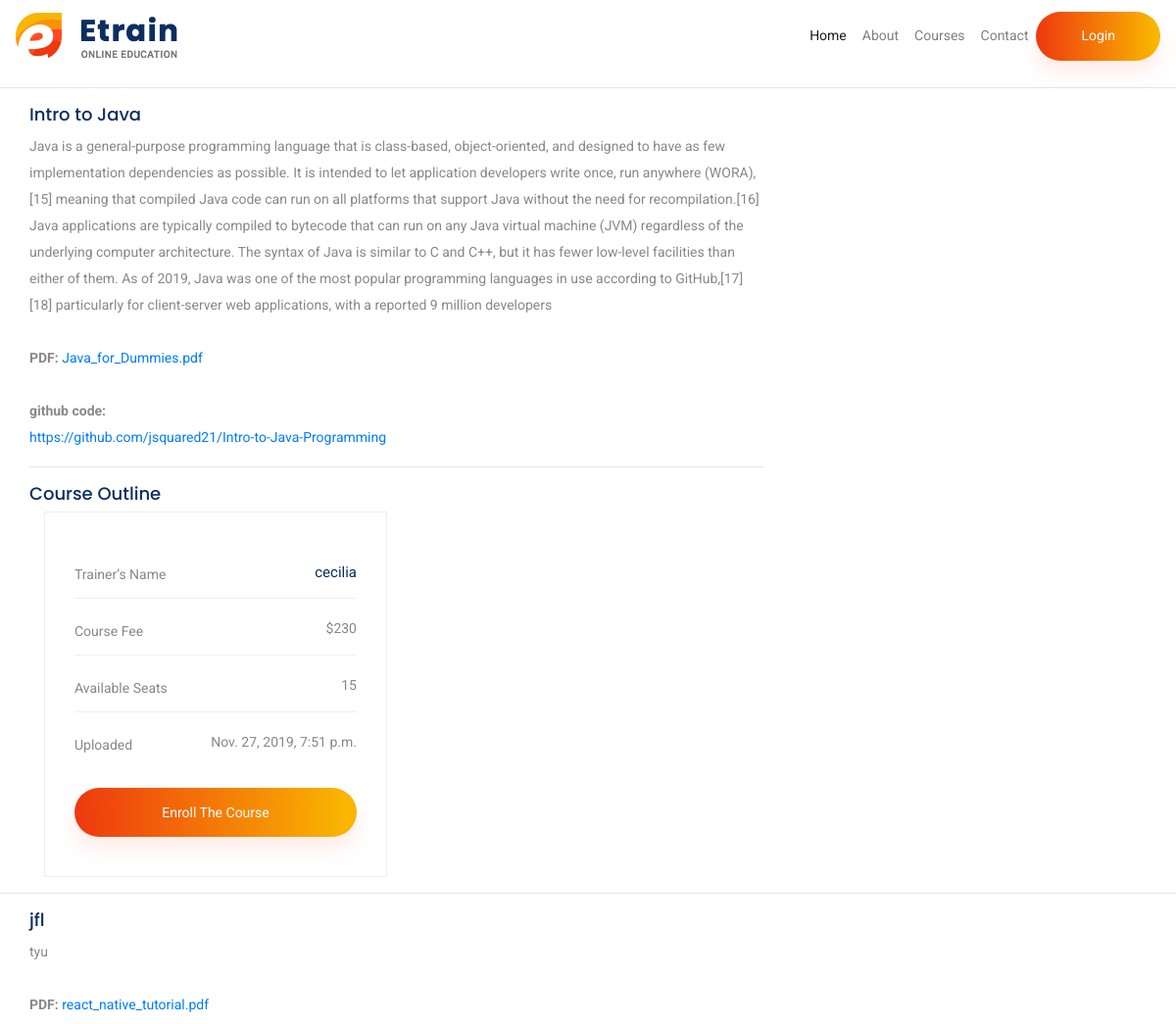
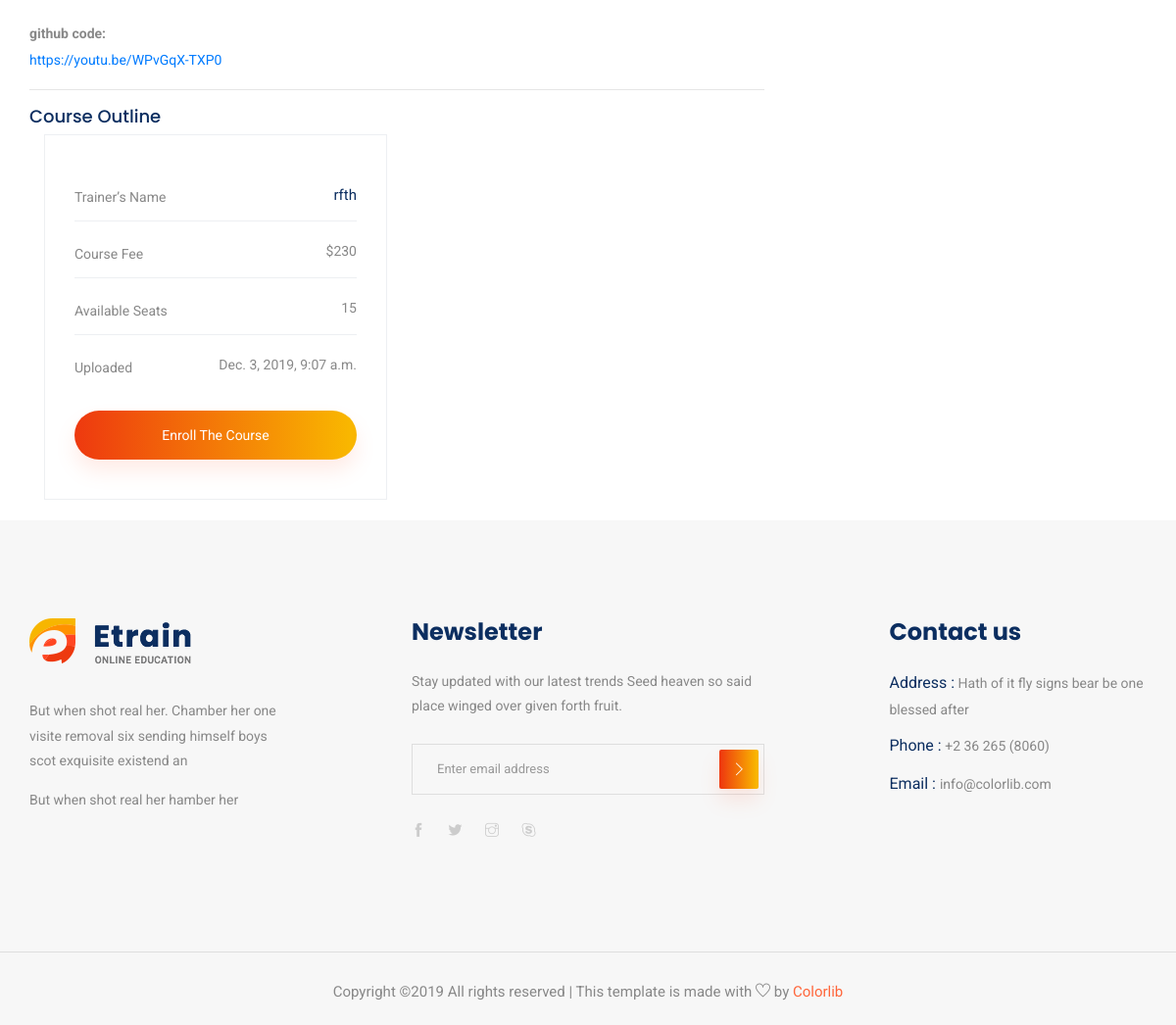
Page /Course/java/ on the committed database (2 pictures, top to bottom).
### core/models.py (models this page shows, shortened)
class CourseItem(models.Model):
    category_s = models.ForeignKey('Chapter', related_name='courseitem', default='1', null=False, on_delete=models.CASCADE)
    title = models.CharField(max_length=255, blank=False)
    lec_name = models.CharField(max_length=50, blank=False, null=False)
    description = models.TextField(blank=False, null=False)
    slug = models.SlugField(max_length=200, db_index=True, unique=True)
    video = EmbedVideoField(blank=True)
    github = models.TextField(validators=[URLValidator()], blank='True')
    pdf = models.FileField(blank=False, null='False')
    date_time = models.DateTimeField(auto_now_add='True')

### core/views.py (the view)
# urls.py: path('Course/<slug>/', CourseDetailView.as_view(), name='course_detail'),
class CourseDetailView(DetailView):
    model = Chapter
    template_name = "course-details.html"

### templates/course-details.html (shortened to what this page needs)
{% extends 'base.html' %}
{% load static %}
{% load embed_video_tags %}
{% block content %}
<body>
    {% for courseitem in chapter.courseitem.all %}
<hr>
    <section>
        <div class="container">
            <div class="row">
                <div class="col-lg-8 course_details_left">
                    <div class="content_wrapper">
                        <h4 class="title_top">{{courseitem.title}}</h4>
                        <div class="content">
                            {{courseitem.description}}
                            <br>
                            <br>
                            <p><strong>PDF:</strong>
                            <a href="{{courseitem.pdf.url}}" target="_blank">{{courseitem.pdf}}</a>
                        </p>
                            <br>
                            <p><strong>github code:</strong></p>
                             <a href ="{{courseitem.github}}" target="_blank">{{courseitem.github}}</a>
                        </div>
                            <hr>
                        <h4 class="title">Course Outline</h4>
                        </div>
                    </div>
                </div>
                <div class="col-lg-4 right-contents">
                    <div class="sidebar_top">
                        <ul>
                            <li>
                                <a class="justify-content-between d-flex" href="#">
                                    <p>Trainer’s Name</p>
                                    <span class="color">{{courseitem.lec_name}}</span>
                                </a>
                            </li>
                            <li>
                                <a class="justify-content-between d-flex" href="#">
                                    <p>Course Fee </p>
                                    <span>$230</span>
                                </a>
                            </li>
                            <li>
                                <a class="justify-content-between d-flex" href="#">
                                    <p>Available Seats </p>
                                    <span>15</span>
                                </a>
                            </li>
                            <li>
                                <a class="justify-content-between d-flex" href="#">
                                    <p>Uploaded</p>
                                    <span>{{courseitem.date_time}}</span>
                                </a>
                            </li>
                        </ul>
                        <a href="#" class="btn_1 d-block">Enroll the course</a>
                    </div>
                </div>
            </div>
        {% endfor %}
    </section>
</body>
{% endblock %}

### templates/base.html (shortened to what this page needs)
{% load static %}
    <link rel="stylesheet" href="{% static 'css/bootstrap.min.css'%}">
    <link rel="stylesheet" href="{% static 'css/animate.css'%}">
    <link rel="stylesheet" href="{% static 'css/owl.carousel.min.css'%}">
    <link rel="stylesheet" href="{% static 'css/themify-icons.css'%}">
    <link rel="stylesheet" href="{% static 'css/flaticon.css'%}">
    <link rel="stylesheet" href="{% static 'css/magnific-popup.css'%}">
    <link rel="stylesheet" href="{% static 'css/slick.css'%}">
    <link rel="stylesheet" href="{% static 'css/style.css'%}">
{% include 'extra/nav.html' %}
<body>
{% block content %}
{% endblock %}
{% include 'extra/footer.html' %}
</body>

### templates/extra/nav.html (shortened to what this page needs)
{% load static %}
<nav class="navbar navbar-expand-lg navbar-light">
                        <a class="navbar-brand" href="index.html"> <img src="{% static 'img/logo.png'%}" alt=""> </a>
                        <div class="collapse navbar-collapse main-menu-item justify-content-end"
                            id="navbarSupportedContent">
                            <ul class="navbar-nav align-items-center">
                                <li class="nav-item active">
                                    <a class="nav-link" href="/">Home</a>
                                </li>
                                <li class="nav-item">
                                    <a class="nav-link" href="about.html">About</a>
                                </li>
                                <li class="nav-item">
                                    <a class="nav-link" href="cource.html">Courses</a>
                                </li>
                                <li class="nav-item">
                                    <a class="nav-link" href="contact.html">Contact</a>
                                </li>
                                <li class="d-none d-lg-block">
                                     {% if request.user.is_authenticated %}
                                    <a class="btn_1" href="javascript:{document.getElementById('logout').submit()}" >Logout</a>
                                         <form action="{% url 'logout'%}" method="POST" id="logout">
                                    {% csrf_token %}
                                    <input type="hidden">
                                     {% else %}
                                         <a class="btn_1" href="{% url 'login' %}" class="site-btn header-btn">Login</a>
                                     {% endif %}
                                </li>
                            </ul>
                        </div>
                    </nav>

### templates/extra/footer.html
<br>
    <footer class="footer-area">
        <div class="container">
            <div class="row justify-content-between">
                <div class="col-sm-6 col-md-4 col-xl-3">
                    <div class="single-footer-widget footer_1">
                        <a href="index.html"> <img src="img/logo.png" alt=""> </a>
                        <p>But when shot real her. Chamber her one visite removal six
                            sending himself boys scot exquisite existend an </p>
                        <p>But when shot real her hamber her </p>
                    </div>
                </div>
                <div class="col-sm-6 col-md-4 col-xl-4">
                    <div class="single-footer-widget footer_2">
                        <h4>Newsletter</h4>
                        <p>Stay updated with our latest trends Seed heaven so said place winged over given forth fruit.
                        </p>
                        <form action="#">
                            <div class="form-group">
                                <div class="input-group mb-3">
                                    <input type="text" class="form-control" placeholder='Enter email address'
                                        onfocus="this.placeholder = ''"
                                        onblur="this.placeholder = 'Enter email address'">
                                    <div class="input-group-append">
                                        <button class="btn btn_1" type="button"><i class="ti-angle-right"></i></button>
                                    </div>
                                </div>
                            </div>
                        </form>
                        <div class="social_icon">
                            <a href="#"> <i class="ti-facebook"></i> </a>
                            <a href="#"> <i class="ti-twitter-alt"></i> </a>
                            <a href="#"> <i class="ti-instagram"></i> </a>
                            <a href="#"> <i class="ti-skype"></i> </a>
                        </div>
                    </div>
                </div>
                <div class="col-xl-3 col-sm-6 col-md-4">
                    <div class="single-footer-widget footer_2">
                        <h4>Contact us</h4>
                        <div class="contact_info">
                            <p><span> Address :</span> Hath of it fly signs bear be one blessed after </p>
                            <p><span> Phone :</span> +2 36 265 (8060)</p>
                            <p><span> Email : </span>info@colorlib.com </p>
                        </div>
                    </div>
                </div>
            </div>
        </div>
        <div class="container-fluid">
            <div class="row">
                <div class="col-lg-12">
                    <div class="copyright_part_text text-center">
                        <div class="row">
                            <div class="col-lg-12">
                                <p class="footer-text m-0">
Copyright &copy;<script>document.write(new Date().getFullYear());</script> All rights reserved | This template is made with <i class="ti-heart" aria-hidden="true"></i> by <a href="https://colorlib.com" target="_blank">Colorlib</a>
</p>
                            </div>
                        </div>
                    </div>
                </div>
            </div>
        </div>
    </footer>

### rows in the picture
CourseItem: title "Intro to Java", description "Java is a general-purpose programming language that is class-based, object-oriented, and designed to have as few implementation dependencies as possible. It is intended to let application developers write once, run anywhere (WORA),[15] meaning that compiled Java code can run on all platforms that support Java without the need for recompilation.[16] Java applications are typically compiled to bytecode that can run on any Java virtual machine (JVM) regardless of the underlying computer architecture. The syntax of Java is similar to C and C++, but it has fewer low-level facilities than either of them. As of 2019, Java was one of the most popular programming languages in use according to…", pdf "Java_for_Dummies.pdf", github "https://github.com/jsquared21/Intro-to-Java-Programming", lec_name "cecilia", date_time "Nov. 27, 2019, 7:51 p.m."
CourseItem: title "jfl", description "tyu", pdf "react_native_tutorial.pdf", github "https://youtu.be/WPvGqX-TXP0", lec_name "rfth", date_time "Dec. 3, 2019, 9:07 a.m."
